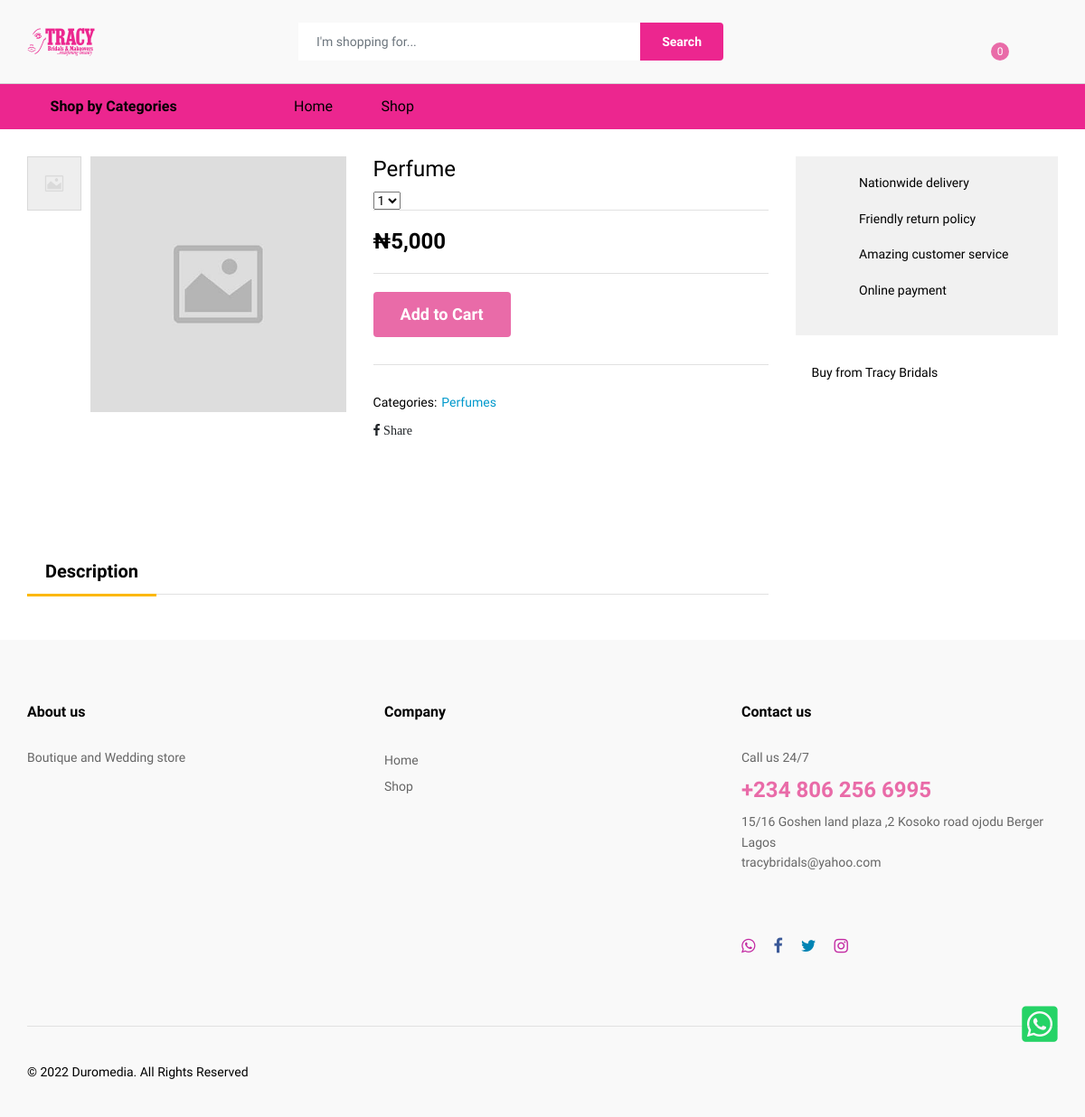
/product-description.php?id=19, run on the app's committed database.
### tables this page shows
CREATE TABLE `products` (
  `products_id` int(11) NOT NULL,
  `products_name` varchar(30) NOT NULL,
  `products_price` varchar(11) NOT NULL,
  `products_sales_price` varchar(10) NOT NULL,
  `products_sub_categories` int(10) NOT NULL,
  `products_promo` varchar(20) NOT NULL DEFAULT '0',
  `products_deals` varchar(20) NOT NULL DEFAULT '0',
  `products_new_arrivals` varchar(20) NOT NULL DEFAULT '0',
  `products_best_sellers` varchar(20) NOT NULL DEFAULT '0',
  `products_popular` varchar(20) NOT NULL DEFAULT '0',
  `products_short_description` varchar(255) NOT NULL,
  `products_long_description` text NOT NULL,
  `products_image` varchar(255) NOT NULL DEFAULT 'default.jpg',
  `products_timestamp` timestamp NOT NULL DEFAULT current_timestamp() ON UPDATE current_timestamp(),
  `real_sub_categories` int(11) NOT NULL DEFAULT 0
);

CREATE TABLE `products_categories` (
  `products_categories_id` int(11) NOT NULL,
  `products_categories_name` varchar(20) NOT NULL,
  `products_categories_timestamp` timestamp NOT NULL DEFAULT current_timestamp() ON UPDATE current_timestamp()
);

### incs-template1/config.php (called while the page is built, shortened)
<?php
$website_name = "/public_html";
$website_name_with_spaces = "Tracy Bridals";
?>

### public_html/product-description.php (the view, shortened to what this page needs)
<?php require_once ('../incs-template1/config.php'); ?>
<?php
include ('../incs-template1/header.php'); ?>
<div class="ps-page--product">
        <div class="ps-container">
            <div class="ps-page__container">
                <div class="ps-page__left">
                    <div class="ps-product--detail ps-product--fullwidth">
                        <div class="ps-product__header">
                            <div class="ps-product__thumbnail" data-vertical="true">
                                <figure>
                                    <div class="ps-wrapper">
                                    <?php
                                    $query_sel_pro_sec =  mysqli_query($connect, "SELECT * FROM products, products_categories WHERE products_categories_id = products_sub_categories AND products_id = '".mysqli_real_escape_string ($connect, $_GET['id'])."'") or die(db_conn_error);
while($rows_loop = mysqli_fetch_array($query_sel_pro_sec)){
                                    ?>
                                        <div class="ps-product__gallery" data-arrow="true">
                                            <div class="item"><a><img src="images/products/<?php echo $rows_loop['products_image']; ?>" alt="<?php echo $rows_loop['products_name']; ?>"></a></div>
                                        </div>
                                    </div>
                                </figure>
                                <div class="ps-product__variants" data-item="4" data-md="4" data-sm="4" data-arrow="false">
                                    <div class="item"><img src="images/products/<?php echo $rows_loop['products_image']; ?>" alt="<?php echo $rows_loop['products_name']; ?>"></div>
                                </div>
                            </div>
                            <div class="ps-product__info">
                                <h1><?php echo $rows_loop['products_name']; ?></h1>
                                <div class="ps-product__meta">
                                    <div class="ps-product__rating">
                                        <select class="ps-rating" data-read-only="true">
                                            <option value="1">1</option>
                                        </select>
                                    </div>
                                </div>
                                <h4 class="ps-product__price"><?php if(empty($rows_loop['products_sales_price'])){echo '&#8358;'.number_format($rows_loop['products_price']);}else{echo '&#8358;'.number_format($rows_loop['products_sales_price']);}  ?></h4>
                                <div class="ps-product__desc">
                                </div>
                                <div class="ps-product__shopping">
                                    <figure>
<form method="POST" action="">
            <button class="ps-btn d-block d-sm-block" type="submit" name="buy_button">Add to Cart</button>
        </form>
                                </div>
                                <div class="ps-product__specification">
                                    <p class="categories"><strong> Categories:</strong><a><?php echo $rows_loop['products_categories_name']; ?></a></p>
                                </div>
                                 <div class="fb-share-button" data-href="https://<?=$website_name;?>/product-description.php?id=<?=$_GET['id'];?>" data-layout="button_count" data-size="large"><a target="_blank" href="https://www.facebook.com/sharer/sharer.php?u=https%3A%2F%2F<?=$website_name;?>%2Fproduct-description.php%3Fid%3D<?=$_GET['id'];?>&amp;src=sdkpreparse" class="fb-xfbml-parse-ignore"><i class="fa fa-facebook"> Share</i></a></div>
                                <div class="ps-product__sharing">
                                </div>
                            </div>
                        </div>
                        <div class="ps-product__content ps-tab-root">
                            <ul class="ps-tab-list">
                                <li class="active"><a href="#tab-1">Description</a></li>
                            </ul>
                                      <p><?php echo $rows_loop['products_long_description']; }?></p>
                        </div>
                    </div>
                </div>
                <div class="ps-page__right">
                    <aside class="widget widget_product widget_features">
                        <p><i class="icon-network"></i> Nationwide delivery</p>
                        <p><i class="icon-3d-rotate"></i> Friendly return policy</p>
                        <p><i class="icon-receipt"></i> Amazing customer service</p>
                        <p><i class="icon-credit-card"></i> Online payment</p>
                    </aside>
                    <aside class="widget widget_sell-on-site">
                        <p><i class="icon-store"></i> Buy from <?php echo $website_name_with_spaces; ?></p>
                    </aside>
                </div>
            </div>
        </div>
    </div>
<?php include ('../incs-template1/footer.php'); ?>

### public_html/css/color-style.css (style rules this page uses)
.ps-btn { background-color: #e96ba8; }
button.ps-btn { background-color: #e96ba8; }
.ps-btn, button.ps-btn { color: #fff; }

### data on the page
products: products_image (placeholder picture), products_name "Perfume", products_price "5,000", products_categories.products_categories_name "Perfumes"

### other printed values
$website_name_with_spaces "Tracy Bridals"
FOOTER_DESCRIPTION "Boutique and Wedding store"
$TEL "+234 806 256 6995"
$ADDRESS "15/16 Goshen land plaza ,2 Kosoko road ojodu Berger Lagos"
$EMAIL "tracybridals@yahoo.com"
